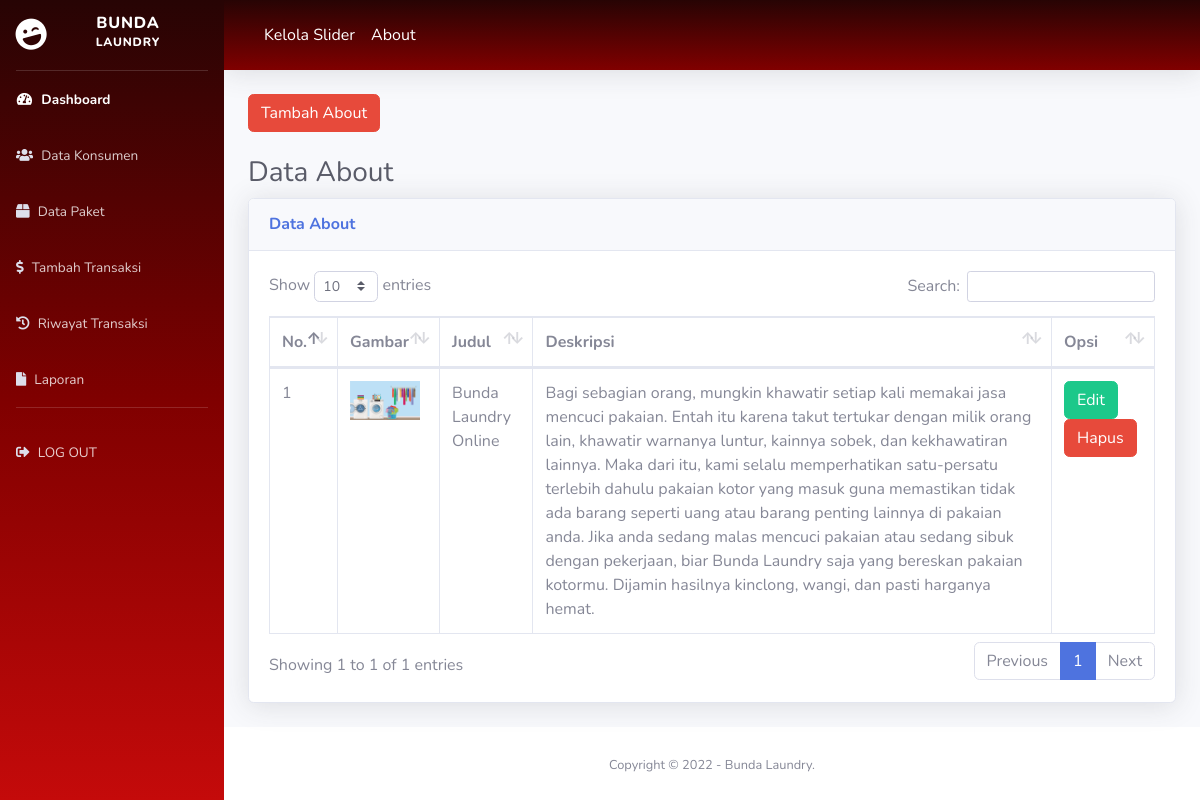
The app's page /index.php/about with its own data.
### tables this page shows
CREATE TABLE `about` (
  `id_about` int(11) NOT NULL,
  `judul_about` varchar(50) NOT NULL,
  `deskripsi_about` text NOT NULL,
  `gambar_about` varchar(100) NOT NULL
);

### application/controllers/about.php (called while the page is built, shortened)
<?php
class About extends CI_Controller {
    public function __construct()
    {
        $this->load->model('m_about');
    }
    public function index()
    {
        $isi['content'] = 'backend/about/v_about';
        $isi['judul'] = 'Data About';
        $isi['data'] = $this->db->get('about')->result();
        $this->load->view('backend/dashboard', $isi);
    }
}

### index.php (called while the page is built, shortened)
<?php
require_once BASEPATH.'core/CodeIgniter.php';

### application/views/backend/about/v_about.php (the view, shortened to what this page needs)
<div class="container-fluid">
    <div class="row">
        <div class="col-md-12">
            <a href="<?= base_url()?>about/tambah" class="btn btn-danger">Tambah About</a> <br><br>
        </div>
    </div>
    <h1 class="h3 mb-2 text-gray-800"><?= $judul;?></h1>
    <div class="card shadow mb-4">
        <div class="card-header py-3">
            <h6 class="m-0 font-weight-bold text-primary"><?= $judul;?></h6>
        </div>
        <div class="card-body">
            <div class="table-responsive">
                <table class="table table-bordered" id="dataTable" width="100%" cellspacing="0">
                <thead>
                    <tr>
                        <th>No.</th>
                        <th>Gambar</th>
                        <th>Judul</th>
                        <th>Deskripsi</th>
                        <th>Opsi</th>
                    </tr>
                </thead>
                    <tbody>
                        <?php
                            $no = 1;
                            foreach ($data as $row) {?>
                                <tr>
                                    <td><?= $no++;?></td>
                                    <td>
                                        <a href="<?= base_url()?>assets/images/about/<?= $row->gambar_about;?>" target="_blank">
                                            <img src="<?= base_url()?>assets/images/about/<?= $row->gambar_about;?>" alt="" width="70">
                                        </a>
                                    </td>
                                    <td><?= $row->judul_about;?></td>
                                    <td><?= $row->deskripsi_about;?></td>
                                    <td>
                                        <a href="<?= base_url()?>about/edit/<?= $row->id_about;?>" class="btn btn-success">Edit</a>
                                        <a href="<?= base_url()?>about/delete/<?= $row->id_about;?>" class="btn btn-danger" onclick="return confirm('Apakah Anda Yakin Ingin Menghapus ?')">Hapus</a>
                                    </td>
                                </tr>
                          <?php  }
                        ?>
                    </tbody>
                </table>
            </div>
        </div>
    </div>
</div>

### records on screen
about: gambar_about (picture), judul_about "Bunda Laundry Online", deskripsi_about "Bagi sebagian orang, mungkin khawatir setiap kali memakai jasa mencuci pakaian. Entah itu karena takut tertukar dengan milik orang lain, khawatir warnanya luntur, kainnya sobek, dan kekhawatiran lainnya. Maka dari itu, kami selalu memperhatikan satu-persatu terlebih dahulu pakaian kotor yang masuk guna memastikan tidak ada barang seperti uang atau barang penting lainnya di pakaian anda. Jika anda sedang malas mencuci pakaian atau sedang sibuk dengan pekerjaan, biar Bunda Laundry saja yang bereskan pakaian kotormu. Dijamin hasilnya kinclong, wangi, dan pasti harganya hemat."

### other values on screen
$judul "Data About"
